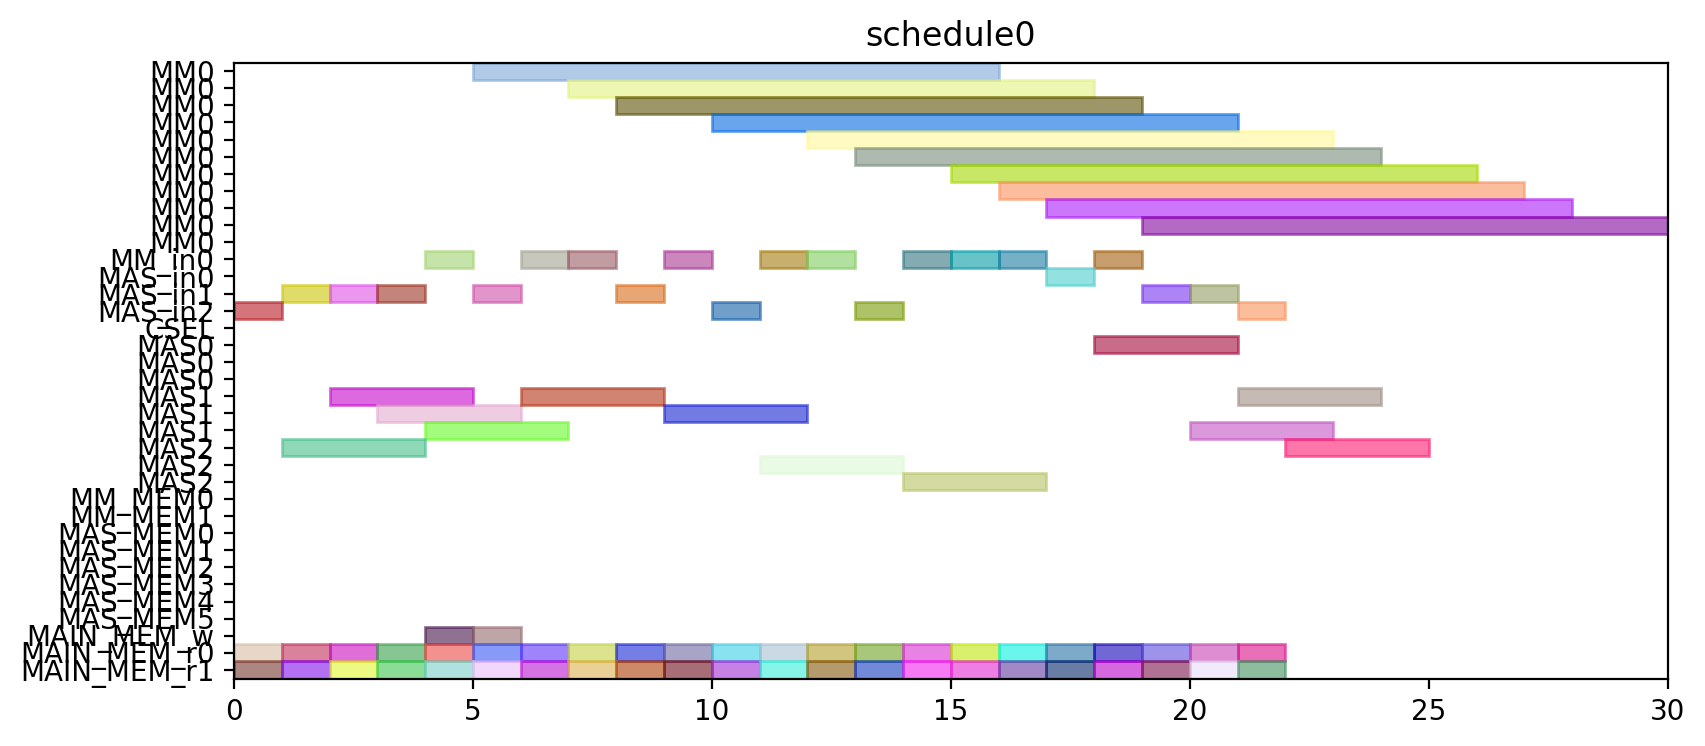

Reproduce this figure in Python.
from pyschedule import Scenario, solvers, plotters, alt


def solve():
	horizon = 120
	S = Scenario("schedule0", horizon=horizon)

	# resource
	MM = S.Resources('MM', num=1, size=11)
	MM_in = S.Resources('MM_in', num=1)
	MAS_in = S.Resources('MAS_in', num=3)
	CSEL = S.Resource('CSEL')
	MAS = S.Resources('MAS', num=3, size=3, periods=range(1, horizon))
	MM_MEM = S.Resources('MM_MEM', num=2)
	MAS_MEM = S.Resources('MAS_MEM', num=6)
	MAIN_MEM_w = S.Resource('MAIN_MEM_w', size=1)
	MAIN_MEM_r = S.Resources('MAIN_MEM_r', num=2)

	# result of previous scheduling

	# new tasks
	c10_t0 = S.Task('c10_t0', length=11, delay_cost=1)
	c10_t0 += alt(MM)
	c10_t0_in = S.Task('c10_t0_in', length=1, delay_cost=1)
	c10_t0_in += alt(MM_in)
	S += c10_t0_in*MM_in[0]<=c10_t0*MM[0]
	c10_t0_mem0 = S.Task('c10_t0_mem0', length=1, delay_cost=1)
	c10_t0_mem0 += MAIN_MEM_r[0]
	S += c10_t0_mem0 <= c10_t0

	c10_t0_mem1 = S.Task('c10_t0_mem1', length=1, delay_cost=1)
	c10_t0_mem1 += MAIN_MEM_r[1]
	S += c10_t0_mem1 <= c10_t0

	c10_t1 = S.Task('c10_t1', length=11, delay_cost=1)
	c10_t1 += alt(MM)
	c10_t1_in = S.Task('c10_t1_in', length=1, delay_cost=1)
	c10_t1_in += alt(MM_in)
	S += c10_t1_in*MM_in[0]<=c10_t1*MM[0]
	c10_t1_mem0 = S.Task('c10_t1_mem0', length=1, delay_cost=1)
	c10_t1_mem0 += MAIN_MEM_r[0]
	S += c10_t1_mem0 <= c10_t1

	c10_t1_mem1 = S.Task('c10_t1_mem1', length=1, delay_cost=1)
	c10_t1_mem1 += MAIN_MEM_r[1]
	S += c10_t1_mem1 <= c10_t1

	c10_t2 = S.Task('c10_t2', length=3, delay_cost=1)
	c10_t2 += alt(MAS)
	c10_t2_in = S.Task('c10_t2_in', length=1, delay_cost=1)
	c10_t2_in += alt(MAS_in)
	S += c10_t2_in*MAS_in[0]<=c10_t2*MAS[0]

	S += c10_t2_in*MAS_in[1]<=c10_t2*MAS[1]

	S += c10_t2_in*MAS_in[2]<=c10_t2*MAS[2]

	c10_t2_mem0 = S.Task('c10_t2_mem0', length=1, delay_cost=1)
	c10_t2_mem0 += MAIN_MEM_r[0]
	S += c10_t2_mem0 <= c10_t2

	c10_t2_mem1 = S.Task('c10_t2_mem1', length=1, delay_cost=1)
	c10_t2_mem1 += MAIN_MEM_r[1]
	S += c10_t2_mem1 <= c10_t2

	c10_t3 = S.Task('c10_t3', length=3, delay_cost=1)
	c10_t3 += alt(MAS)
	c10_t3_in = S.Task('c10_t3_in', length=1, delay_cost=1)
	c10_t3_in += alt(MAS_in)
	S += c10_t3_in*MAS_in[0]<=c10_t3*MAS[0]

	S += c10_t3_in*MAS_in[1]<=c10_t3*MAS[1]

	S += c10_t3_in*MAS_in[2]<=c10_t3*MAS[2]

	c10_t3_mem0 = S.Task('c10_t3_mem0', length=1, delay_cost=1)
	c10_t3_mem0 += MAIN_MEM_r[0]
	S += c10_t3_mem0 <= c10_t3

	c10_t3_mem1 = S.Task('c10_t3_mem1', length=1, delay_cost=1)
	c10_t3_mem1 += MAIN_MEM_r[1]
	S += c10_t3_mem1 <= c10_t3

	c20_t0 = S.Task('c20_t0', length=11, delay_cost=1)
	c20_t0 += alt(MM)
	c20_t0_in = S.Task('c20_t0_in', length=1, delay_cost=1)
	c20_t0_in += alt(MM_in)
	S += c20_t0_in*MM_in[0]<=c20_t0*MM[0]
	c20_t0_mem0 = S.Task('c20_t0_mem0', length=1, delay_cost=1)
	c20_t0_mem0 += MAIN_MEM_r[0]
	S += c20_t0_mem0 <= c20_t0

	c20_t0_mem1 = S.Task('c20_t0_mem1', length=1, delay_cost=1)
	c20_t0_mem1 += MAIN_MEM_r[1]
	S += c20_t0_mem1 <= c20_t0

	c20_t1 = S.Task('c20_t1', length=11, delay_cost=1)
	c20_t1 += alt(MM)
	c20_t1_in = S.Task('c20_t1_in', length=1, delay_cost=1)
	c20_t1_in += alt(MM_in)
	S += c20_t1_in*MM_in[0]<=c20_t1*MM[0]
	c20_t1_mem0 = S.Task('c20_t1_mem0', length=1, delay_cost=1)
	c20_t1_mem0 += MAIN_MEM_r[0]
	S += c20_t1_mem0 <= c20_t1

	c20_t1_mem1 = S.Task('c20_t1_mem1', length=1, delay_cost=1)
	c20_t1_mem1 += MAIN_MEM_r[1]
	S += c20_t1_mem1 <= c20_t1

	c20_t2 = S.Task('c20_t2', length=3, delay_cost=1)
	c20_t2 += alt(MAS)
	c20_t2_in = S.Task('c20_t2_in', length=1, delay_cost=1)
	c20_t2_in += alt(MAS_in)
	S += c20_t2_in*MAS_in[0]<=c20_t2*MAS[0]

	S += c20_t2_in*MAS_in[1]<=c20_t2*MAS[1]

	S += c20_t2_in*MAS_in[2]<=c20_t2*MAS[2]

	c20_t2_mem0 = S.Task('c20_t2_mem0', length=1, delay_cost=1)
	c20_t2_mem0 += MAIN_MEM_r[0]
	S += c20_t2_mem0 <= c20_t2

	c20_t2_mem1 = S.Task('c20_t2_mem1', length=1, delay_cost=1)
	c20_t2_mem1 += MAIN_MEM_r[1]
	S += c20_t2_mem1 <= c20_t2

	c20_t3 = S.Task('c20_t3', length=3, delay_cost=1)
	c20_t3 += alt(MAS)
	c20_t3_in = S.Task('c20_t3_in', length=1, delay_cost=1)
	c20_t3_in += alt(MAS_in)
	S += c20_t3_in*MAS_in[0]<=c20_t3*MAS[0]

	S += c20_t3_in*MAS_in[1]<=c20_t3*MAS[1]

	S += c20_t3_in*MAS_in[2]<=c20_t3*MAS[2]

	c20_t3_mem0 = S.Task('c20_t3_mem0', length=1, delay_cost=1)
	c20_t3_mem0 += MAIN_MEM_r[0]
	S += c20_t3_mem0 <= c20_t3

	c20_t3_mem1 = S.Task('c20_t3_mem1', length=1, delay_cost=1)
	c20_t3_mem1 += MAIN_MEM_r[1]
	S += c20_t3_mem1 <= c20_t3

	c01_t0 = S.Task('c01_t0', length=11, delay_cost=1)
	c01_t0 += alt(MM)
	c01_t0_in = S.Task('c01_t0_in', length=1, delay_cost=1)
	c01_t0_in += alt(MM_in)
	S += c01_t0_in*MM_in[0]<=c01_t0*MM[0]
	c01_t0_mem0 = S.Task('c01_t0_mem0', length=1, delay_cost=1)
	c01_t0_mem0 += MAIN_MEM_r[0]
	S += c01_t0_mem0 <= c01_t0

	c01_t0_mem1 = S.Task('c01_t0_mem1', length=1, delay_cost=1)
	c01_t0_mem1 += MAIN_MEM_r[1]
	S += c01_t0_mem1 <= c01_t0

	c01_t1 = S.Task('c01_t1', length=11, delay_cost=1)
	c01_t1 += alt(MM)
	c01_t1_in = S.Task('c01_t1_in', length=1, delay_cost=1)
	c01_t1_in += alt(MM_in)
	S += c01_t1_in*MM_in[0]<=c01_t1*MM[0]
	c01_t1_mem0 = S.Task('c01_t1_mem0', length=1, delay_cost=1)
	c01_t1_mem0 += MAIN_MEM_r[0]
	S += c01_t1_mem0 <= c01_t1

	c01_t1_mem1 = S.Task('c01_t1_mem1', length=1, delay_cost=1)
	c01_t1_mem1 += MAIN_MEM_r[1]
	S += c01_t1_mem1 <= c01_t1

	c01_t2 = S.Task('c01_t2', length=3, delay_cost=1)
	c01_t2 += alt(MAS)
	c01_t2_in = S.Task('c01_t2_in', length=1, delay_cost=1)
	c01_t2_in += alt(MAS_in)
	S += c01_t2_in*MAS_in[0]<=c01_t2*MAS[0]

	S += c01_t2_in*MAS_in[1]<=c01_t2*MAS[1]

	S += c01_t2_in*MAS_in[2]<=c01_t2*MAS[2]

	c01_t2_mem0 = S.Task('c01_t2_mem0', length=1, delay_cost=1)
	c01_t2_mem0 += MAIN_MEM_r[0]
	S += c01_t2_mem0 <= c01_t2

	c01_t2_mem1 = S.Task('c01_t2_mem1', length=1, delay_cost=1)
	c01_t2_mem1 += MAIN_MEM_r[1]
	S += c01_t2_mem1 <= c01_t2

	c01_t3 = S.Task('c01_t3', length=3, delay_cost=1)
	c01_t3 += alt(MAS)
	c01_t3_in = S.Task('c01_t3_in', length=1, delay_cost=1)
	c01_t3_in += alt(MAS_in)
	S += c01_t3_in*MAS_in[0]<=c01_t3*MAS[0]

	S += c01_t3_in*MAS_in[1]<=c01_t3*MAS[1]

	S += c01_t3_in*MAS_in[2]<=c01_t3*MAS[2]

	c01_t3_mem0 = S.Task('c01_t3_mem0', length=1, delay_cost=1)
	c01_t3_mem0 += MAIN_MEM_r[0]
	S += c01_t3_mem0 <= c01_t3

	c01_t3_mem1 = S.Task('c01_t3_mem1', length=1, delay_cost=1)
	c01_t3_mem1 += MAIN_MEM_r[1]
	S += c01_t3_mem1 <= c01_t3

	c11_t0 = S.Task('c11_t0', length=11, delay_cost=1)
	c11_t0 += alt(MM)
	c11_t0_in = S.Task('c11_t0_in', length=1, delay_cost=1)
	c11_t0_in += alt(MM_in)
	S += c11_t0_in*MM_in[0]<=c11_t0*MM[0]
	c11_t0_mem0 = S.Task('c11_t0_mem0', length=1, delay_cost=1)
	c11_t0_mem0 += MAIN_MEM_r[0]
	S += c11_t0_mem0 <= c11_t0

	c11_t0_mem1 = S.Task('c11_t0_mem1', length=1, delay_cost=1)
	c11_t0_mem1 += MAIN_MEM_r[1]
	S += c11_t0_mem1 <= c11_t0

	c11_t1 = S.Task('c11_t1', length=11, delay_cost=1)
	c11_t1 += alt(MM)
	c11_t1_in = S.Task('c11_t1_in', length=1, delay_cost=1)
	c11_t1_in += alt(MM_in)
	S += c11_t1_in*MM_in[0]<=c11_t1*MM[0]
	c11_t1_mem0 = S.Task('c11_t1_mem0', length=1, delay_cost=1)
	c11_t1_mem0 += MAIN_MEM_r[0]
	S += c11_t1_mem0 <= c11_t1

	c11_t1_mem1 = S.Task('c11_t1_mem1', length=1, delay_cost=1)
	c11_t1_mem1 += MAIN_MEM_r[1]
	S += c11_t1_mem1 <= c11_t1

	c11_t2 = S.Task('c11_t2', length=3, delay_cost=1)
	c11_t2 += alt(MAS)
	c11_t2_in = S.Task('c11_t2_in', length=1, delay_cost=1)
	c11_t2_in += alt(MAS_in)
	S += c11_t2_in*MAS_in[0]<=c11_t2*MAS[0]

	S += c11_t2_in*MAS_in[1]<=c11_t2*MAS[1]

	S += c11_t2_in*MAS_in[2]<=c11_t2*MAS[2]

	c11_t2_mem0 = S.Task('c11_t2_mem0', length=1, delay_cost=1)
	c11_t2_mem0 += MAIN_MEM_r[0]
	S += c11_t2_mem0 <= c11_t2

	c11_t2_mem1 = S.Task('c11_t2_mem1', length=1, delay_cost=1)
	c11_t2_mem1 += MAIN_MEM_r[1]
	S += c11_t2_mem1 <= c11_t2

	c11_t3 = S.Task('c11_t3', length=3, delay_cost=1)
	c11_t3 += alt(MAS)
	c11_t3_in = S.Task('c11_t3_in', length=1, delay_cost=1)
	c11_t3_in += alt(MAS_in)
	S += c11_t3_in*MAS_in[0]<=c11_t3*MAS[0]

	S += c11_t3_in*MAS_in[1]<=c11_t3*MAS[1]

	S += c11_t3_in*MAS_in[2]<=c11_t3*MAS[2]

	c11_t3_mem0 = S.Task('c11_t3_mem0', length=1, delay_cost=1)
	c11_t3_mem0 += MAIN_MEM_r[0]
	S += c11_t3_mem0 <= c11_t3

	c11_t3_mem1 = S.Task('c11_t3_mem1', length=1, delay_cost=1)
	c11_t3_mem1 += MAIN_MEM_r[1]
	S += c11_t3_mem1 <= c11_t3

	c21_t0 = S.Task('c21_t0', length=11, delay_cost=1)
	c21_t0 += alt(MM)
	c21_t0_in = S.Task('c21_t0_in', length=1, delay_cost=1)
	c21_t0_in += alt(MM_in)
	S += c21_t0_in*MM_in[0]<=c21_t0*MM[0]
	c21_t0_mem0 = S.Task('c21_t0_mem0', length=1, delay_cost=1)
	c21_t0_mem0 += MAIN_MEM_r[0]
	S += c21_t0_mem0 <= c21_t0

	c21_t0_mem1 = S.Task('c21_t0_mem1', length=1, delay_cost=1)
	c21_t0_mem1 += MAIN_MEM_r[1]
	S += c21_t0_mem1 <= c21_t0

	c21_t1 = S.Task('c21_t1', length=11, delay_cost=1)
	c21_t1 += alt(MM)
	c21_t1_in = S.Task('c21_t1_in', length=1, delay_cost=1)
	c21_t1_in += alt(MM_in)
	S += c21_t1_in*MM_in[0]<=c21_t1*MM[0]
	c21_t1_mem0 = S.Task('c21_t1_mem0', length=1, delay_cost=1)
	c21_t1_mem0 += MAIN_MEM_r[0]
	S += c21_t1_mem0 <= c21_t1

	c21_t1_mem1 = S.Task('c21_t1_mem1', length=1, delay_cost=1)
	c21_t1_mem1 += MAIN_MEM_r[1]
	S += c21_t1_mem1 <= c21_t1

	c21_t2 = S.Task('c21_t2', length=3, delay_cost=1)
	c21_t2 += alt(MAS)
	c21_t2_in = S.Task('c21_t2_in', length=1, delay_cost=1)
	c21_t2_in += alt(MAS_in)
	S += c21_t2_in*MAS_in[0]<=c21_t2*MAS[0]

	S += c21_t2_in*MAS_in[1]<=c21_t2*MAS[1]

	S += c21_t2_in*MAS_in[2]<=c21_t2*MAS[2]

	c21_t2_mem0 = S.Task('c21_t2_mem0', length=1, delay_cost=1)
	c21_t2_mem0 += MAIN_MEM_r[0]
	S += c21_t2_mem0 <= c21_t2

	c21_t2_mem1 = S.Task('c21_t2_mem1', length=1, delay_cost=1)
	c21_t2_mem1 += MAIN_MEM_r[1]
	S += c21_t2_mem1 <= c21_t2

	c21_t3 = S.Task('c21_t3', length=3, delay_cost=1)
	c21_t3 += alt(MAS)
	c21_t3_in = S.Task('c21_t3_in', length=1, delay_cost=1)
	c21_t3_in += alt(MAS_in)
	S += c21_t3_in*MAS_in[0]<=c21_t3*MAS[0]

	S += c21_t3_in*MAS_in[1]<=c21_t3*MAS[1]

	S += c21_t3_in*MAS_in[2]<=c21_t3*MAS[2]

	c21_t3_mem0 = S.Task('c21_t3_mem0', length=1, delay_cost=1)
	c21_t3_mem0 += MAIN_MEM_r[0]
	S += c21_t3_mem0 <= c21_t3

	c21_t3_mem1 = S.Task('c21_t3_mem1', length=1, delay_cost=1)
	c21_t3_mem1 += MAIN_MEM_r[1]
	S += c21_t3_mem1 <= c21_t3

	c000 = S.Task('c000', length=3, delay_cost=1)
	c000 += alt(MAS)
	c000_in = S.Task('c000_in', length=1, delay_cost=1)
	c000_in += alt(MAS_in)
	S += c000_in*MAS_in[0]<=c000*MAS[0]

	S += c000_in*MAS_in[1]<=c000*MAS[1]

	S += c000_in*MAS_in[2]<=c000*MAS[2]

	S += 0<c000

	c000_w = S.Task('c000_w', length=1, delay_cost=1)
	c000_w += alt(MAIN_MEM_w)
	S += c000 <= c000_w

	c000_mem0 = S.Task('c000_mem0', length=1, delay_cost=1)
	c000_mem0 += MAIN_MEM_r[0]
	S += c000_mem0 <= c000

	c000_mem1 = S.Task('c000_mem1', length=1, delay_cost=1)
	c000_mem1 += MAIN_MEM_r[1]
	S += c000_mem1 <= c000

	c001 = S.Task('c001', length=3, delay_cost=1)
	c001 += alt(MAS)
	c001_in = S.Task('c001_in', length=1, delay_cost=1)
	c001_in += alt(MAS_in)
	S += c001_in*MAS_in[0]<=c001*MAS[0]

	S += c001_in*MAS_in[1]<=c001*MAS[1]

	S += c001_in*MAS_in[2]<=c001*MAS[2]

	S += 0<c001

	c001_w = S.Task('c001_w', length=1, delay_cost=1)
	c001_w += alt(MAIN_MEM_w)
	S += c001 <= c001_w

	c001_mem0 = S.Task('c001_mem0', length=1, delay_cost=1)
	c001_mem0 += MAIN_MEM_r[0]
	S += c001_mem0 <= c001

	c001_mem1 = S.Task('c001_mem1', length=1, delay_cost=1)
	c001_mem1 += MAIN_MEM_r[1]
	S += c001_mem1 <= c001

	solvers.mip.solve(S,msg=1,kind='CPLEX',ratio_gap=1.01)

	solution = [['hoge']*len(S.solution()[1]) for i in range(len(S.solution()))]
	for i in range(len(S.solution())):
		for j in range(len(S.solution()[i])):
			solution[i][j]=str(S.solution()[i][j])
	print(solution)

	cycles = int(solution[-1][3])

	pic_file_name = "/mnt/rose/usr1/fukuda/ABE/multiRAM_multiMAS_16mux/scheduling_result/stage11MM1_stage3MAS3/FROB/schedule0.png"
	if(S.solution() != []):
		plotters.matplotlib.plot(S,img_filename=pic_file_name, show_task_labels=False, fig_size=(cycles*0.25+3, 4))

	return solution
